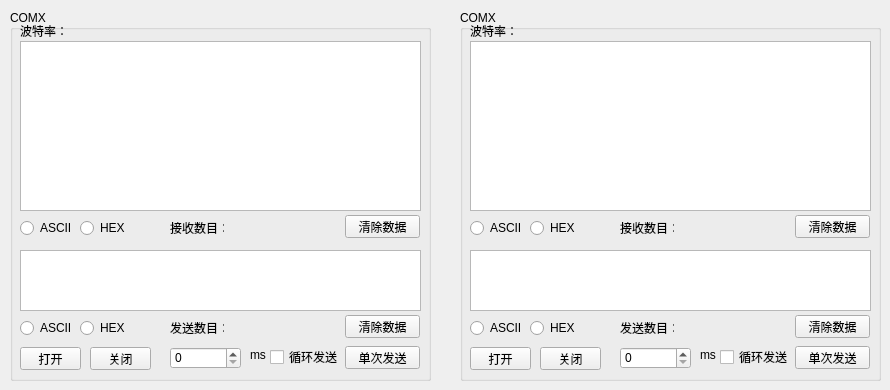
    <widget class="QWidget" name="tab_3">
     <attribute name="title">
      <string>Monitor3</string>
     </attribute>
     <widget class="QGroupBox" name="groupBox_51">
      <property name="geometry">
       <rect>
        <x>10</x>
        <y>10</y>
        <width>421</width>
        <height>371</height>
       </rect>
      </property>
      <property name="title">
       <string>COMX</string>
      </property>
      <widget class="QTextEdit" name="textEdit_51">
       <property name="geometry">
        <rect>
         <x>10</x>
         <y>31</y>
         <width>401</width>
         <height>170</height>
        </rect>
       </property>
       <property name="readOnly">
        <bool>true</bool>
       </property>
      </widget>
      <widget class="QPushButton" name="btn_clr_51">
       <property name="geometry">
        <rect>
         <x>335</x>
         <y>205</y>
         <width>75</width>
         <height>23</height>
        </rect>
       </property>
       <property name="text">
        <string>清除数据</string>
       </property>
      </widget>
      <widget class="QRadioButton" name="radioButton_55_ascii">
       <property name="geometry">
        <rect>
         <x>10</x>
         <y>210</y>
         <width>51</width>
         <height>16</height>
        </rect>
       </property>
       <property name="text">
        <string>ASCII</string>
       </property>
       <attribute name="buttonGroup">
        <string notr="true">buttonGroup_10</string>
       </attribute>
      </widget>
      <widget class="QRadioButton" name="radioButton_55_hex">
       <property name="geometry">
        <rect>
         <x>70</x>
         <y>210</y>
         <width>51</width>
         <height>16</height>
        </rect>
       </property>
       <property name="text">
        <string>HEX</string>
       </property>
       <attribute name="buttonGroup">
        <string notr="true">buttonGroup_10</string>
       </attribute>
      </widget>
      <widget class="QTextEdit" name="textEdit_52">
       <property name="geometry">
        <rect>
         <x>10</x>
         <y>240</y>
         <width>401</width>
         <height>61</height>
        </rect>
       </property>
      </widget>
      <widget class="QPushButton" name="btn_open_5">
       <property name="geometry">
        <rect>
         <x>10</x>
         <y>337</y>
         <width>61</width>
         <height>23</height>
        </rect>
       </property>
       <property name="text">
        <string>打开</string>
       </property>
      </widget>
      <widget class="QRadioButton" name="radioButton_55_ascii_2">
       <property name="geometry">
        <rect>
         <x>10</x>
         <y>310</y>
         <width>51</width>
         <height>16</height>
        </rect>
       </property>
       <property name="text">
        <string>ASCII</string>
       </property>
       <attribute name="buttonGroup">
        <string notr="true">buttonGroup_13</string>
       </attribute>
      </widget>
      <widget class="QRadioButton" name="radioButton_55_hex_2">
       <property name="geometry">
        <rect>
         <x>70</x>
         <y>310</y>
         <width>51</width>
         <height>16</height>
        </rect>
       </property>
       <property name="text">
        <string>HEX</string>
       </property>
       <attribute name="buttonGroup">
        <string notr="true">buttonGroup_13</string>
       </attribute>
      </widget>
      <widget class="QPushButton" name="btn_clr_52">
       <property name="geometry">
        <rect>
         <x>335</x>
         <y>305</y>
         <width>75</width>
         <height>23</height>
        </rect>
       </property>
       <property name="text">
        <string>清除数据</string>
       </property>
      </widget>
      <widget class="QSpinBox" name="spinBox_51">
       <property name="geometry">
        <rect>
         <x>160</x>
         <y>337</y>
         <width>71</width>
         <height>22</height>
        </rect>
       </property>
      </widget>
      <widget class="QLabel" name="label_2">
       <property name="geometry">
        <rect>
         <x>240</x>
         <y>337</y>
         <width>21</width>
         <height>16</height>
        </rect>
       </property>
       <property name="text">
        <string>ms</string>
       </property>
      </widget>
      <widget class="QCheckBox" name="checkBox_52">
       <property name="geometry">
        <rect>
         <x>260</x>
         <y>339</y>
         <width>71</width>
         <height>16</height>
        </rect>
       </property>
       <property name="text">
        <string>循环发送</string>
       </property>
      </widget>
      <widget class="QPushButton" name="btn_close_5">
       <property name="geometry">
        <rect>
         <x>80</x>
         <y>337</y>
         <width>61</width>
         <height>23</height>
        </rect>
       </property>
       <property name="text">
        <string>关闭</string>
       </property>
      </widget>
      <widget class="QPushButton" name="btn_send_5">
       <property name="geometry">
        <rect>
         <x>335</x>
         <y>336</y>
         <width>75</width>
         <height>23</height>
        </rect>
       </property>
       <property name="text">
        <string>单次发送</string>
       </property>
      </widget>
      <widget class="QLabel" name="label_555">
       <property name="geometry">
        <rect>
         <x>10</x>
         <y>13</y>
         <width>51</width>
         <height>16</height>
        </rect>
       </property>
       <property name="text">
        <string>波特率：</string>
       </property>
      </widget>
      <widget class="QLabel" name="label_56">
       <property name="geometry">
        <rect>
         <x>220</x>
         <y>312</y>
         <width>111</width>
         <height>16</height>
        </rect>
       </property>
       <property name="text">
        <string/>
       </property>
      </widget>
      <widget class="QLabel" name="label_18">
       <property name="geometry">
        <rect>
         <x>160</x>
         <y>312</y>
         <width>54</width>
         <height>12</height>
        </rect>
       </property>
       <property name="text">
        <string>发送数目：</string>
       </property>
      </widget>
      <widget class="QLabel" name="label_55">
       <property name="geometry">
        <rect>
         <x>220</x>
         <y>212</y>
         <width>111</width>
         <height>16</height>
        </rect>
       </property>
       <property name="text">
        <string/>
       </property>
      </widget>
      <widget class="QLabel" name="label_19">
       <property name="geometry">
        <rect>
         <x>160</x>
         <y>212</y>
         <width>54</width>
         <height>12</height>
        </rect>
       </property>
       <property name="text">
        <string>接收数目：</string>
       </property>
      </widget>
     </widget>
     <widget class="QGroupBox" name="groupBox_61">
      <property name="geometry">
       <rect>
        <x>460</x>
        <y>10</y>
        <width>421</width>
        <height>371</height>
       </rect>
      </property>
      <property name="title">
       <string>COMX</string>
      </property>
      <widget class="QTextEdit" name="textEdit_61">
       <property name="geometry">
        <rect>
         <x>10</x>
         <y>31</y>
         <width>401</width>
         <height>170</height>
        </rect>
       </property>
       <property name="readOnly">
        <bool>true</bool>
       </property>
      </widget>
      <widget class="QRadioButton" name="radioButton_66_ascii">
       <property name="geometry">
        <rect>
         <x>10</x>
         <y>210</y>
         <width>51</width>
         <height>16</height>
        </rect>
       </property>
       <property name="text">
        <string>ASCII</string>
       </property>
       <attribute name="buttonGroup">
        <string notr="true">buttonGroup_11</string>
       </attribute>
      </widget>
      <widget class="QRadioButton" name="radioButton_66_hex">
       <property name="geometry">
        <rect>
         <x>70</x>
         <y>210</y>
         <width>51</width>
         <height>16</height>
        </rect>
       </property>
       <property name="text">
        <string>HEX</string>
       </property>
       <attribute name="buttonGroup">
        <string notr="true">buttonGroup_11</string>
       </attribute>
      </widget>
      <widget class="QPushButton" name="btn_clr_61">
       <property name="geometry">
        <rect>
         <x>335</x>
         <y>205</y>
         <width>75</width>
         <height>23</height>
        </rect>
       </property>
       <property name="text">
        <string>清除数据</string>
       </property>
      </widget>
      <widget class="QTextEdit" name="textEdit_62">
       <property name="geometry">
        <rect>
         <x>10</x>
         <y>240</y>
         <width>401</width>
         <height>61</height>
        </rect>
       </property>
      </widget>
      <widget class="QRadioButton" name="radioButton_66_ascii_2">
       <property name="geometry">
        <rect>
         <x>10</x>
         <y>310</y>
         <width>51</width>
         <height>16</height>
        </rect>
       </property>
       <property name="text">
        <string>ASCII</string>
       </property>
       <attribute name="buttonGroup">
        <string notr="true">buttonGroup_12</string>
       </attribute>
      </widget>
      <widget class="QRadioButton" name="radioButton_66_hex_2">
       <property name="geometry">
        <rect>
         <x>70</x>
         <y>310</y>
         <width>51</width>
         <height>16</height>
        </rect>
       </property>
       <property name="text">
        <string>HEX</string>
       </property>
       <attribute name="buttonGroup">
        <string notr="true">buttonGroup_12</string>
       </attribute>
      </widget>
      <widget class="QPushButton" name="btn_clr_62">
       <property name="geometry">
        <rect>
         <x>335</x>
         <y>305</y>
         <width>75</width>
         <height>23</height>
        </rect>
       </property>
       <property name="text">
        <string>清除数据</string>
       </property>
      </widget>
      <widget class="QSpinBox" name="spinBox_61">
       <property name="geometry">
        <rect>
         <x>160</x>
         <y>337</y>
         <width>71</width>
         <height>22</height>
        </rect>
       </property>
      </widget>
      <widget class="QLabel" name="label_3">
       <property name="geometry">
        <rect>
         <x>240</x>
         <y>337</y>
         <width>21</width>
         <height>16</height>
        </rect>
       </property>
       <property name="text">
        <string>ms</string>
       </property>
      </widget>
      <widget class="QCheckBox" name="checkBox_62">
       <property name="geometry">
        <rect>
         <x>260</x>
         <y>339</y>
         <width>71</width>
         <height>16</height>
        </rect>
       </property>
       <property name="text">
        <string>循环发送</string>
       </property>
      </widget>
      <widget class="QPushButton" name="btn_open_6">
       <property name="geometry">
        <rect>
         <x>10</x>
         <y>337</y>
         <width>61</width>
         <height>23</height>
        </rect>
       </property>
       <property name="text">
        <string>打开</string>
       </property>
      </widget>
      <widget class="QPushButton" name="btn_close_6">
       <property name="geometry">
        <rect>
         <x>80</x>
         <y>337</y>
         <width>61</width>
         <height>23</height>
        </rect>
       </property>
       <property name="text">
        <string>关闭</string>
       </property>
      </widget>
      <widget class="QPushButton" name="btn_send_6">
       <property name="geometry">
        <rect>
         <x>335</x>
         <y>336</y>
         <width>75</width>
         <height>23</height>
        </rect>
       </property>
       <property name="text">
        <string>单次发送</string>
       </property>
      </widget>
      <widget class="QLabel" name="label_666">
       <property name="geometry">
        <rect>
         <x>10</x>
         <y>13</y>
         <width>51</width>
         <height>16</height>
        </rect>
       </property>
       <property name="text">
        <string>波特率：</string>
       </property>
      </widget>
      <widget class="QLabel" name="label_65">
       <property name="geometry">
        <rect>
         <x>220</x>
         <y>212</y>
         <width>111</width>
         <height>16</height>
        </rect>
       </property>
       <property name="text">
        <string/>
       </property>
      </widget>
      <widget class="QLabel" name="label_20">
       <property name="geometry">
        <rect>
         <x>160</x>
         <y>212</y>
         <width>54</width>
         <height>12</height>
        </rect>
       </property>
       <property name="text">
        <string>接收数目：</string>
       </property>
      </widget>
      <widget class="QLabel" name="label_21">
       <property name="geometry">
        <rect>
         <x>160</x>
         <y>312</y>
         <width>54</width>
         <height>12</height>
        </rect>
       </property>
       <property name="text">
        <string>发送数目：</string>
       </property>
      </widget>
      <widget class="QLabel" name="label_66">
       <property name="geometry">
        <rect>
         <x>220</x>
         <y>312</y>
         <width>111</width>
         <height>16</height>
        </rect>
       </property>
       <property name="text">
        <string/>
       </property>
      </widget>
     </widget>
    </widget>
